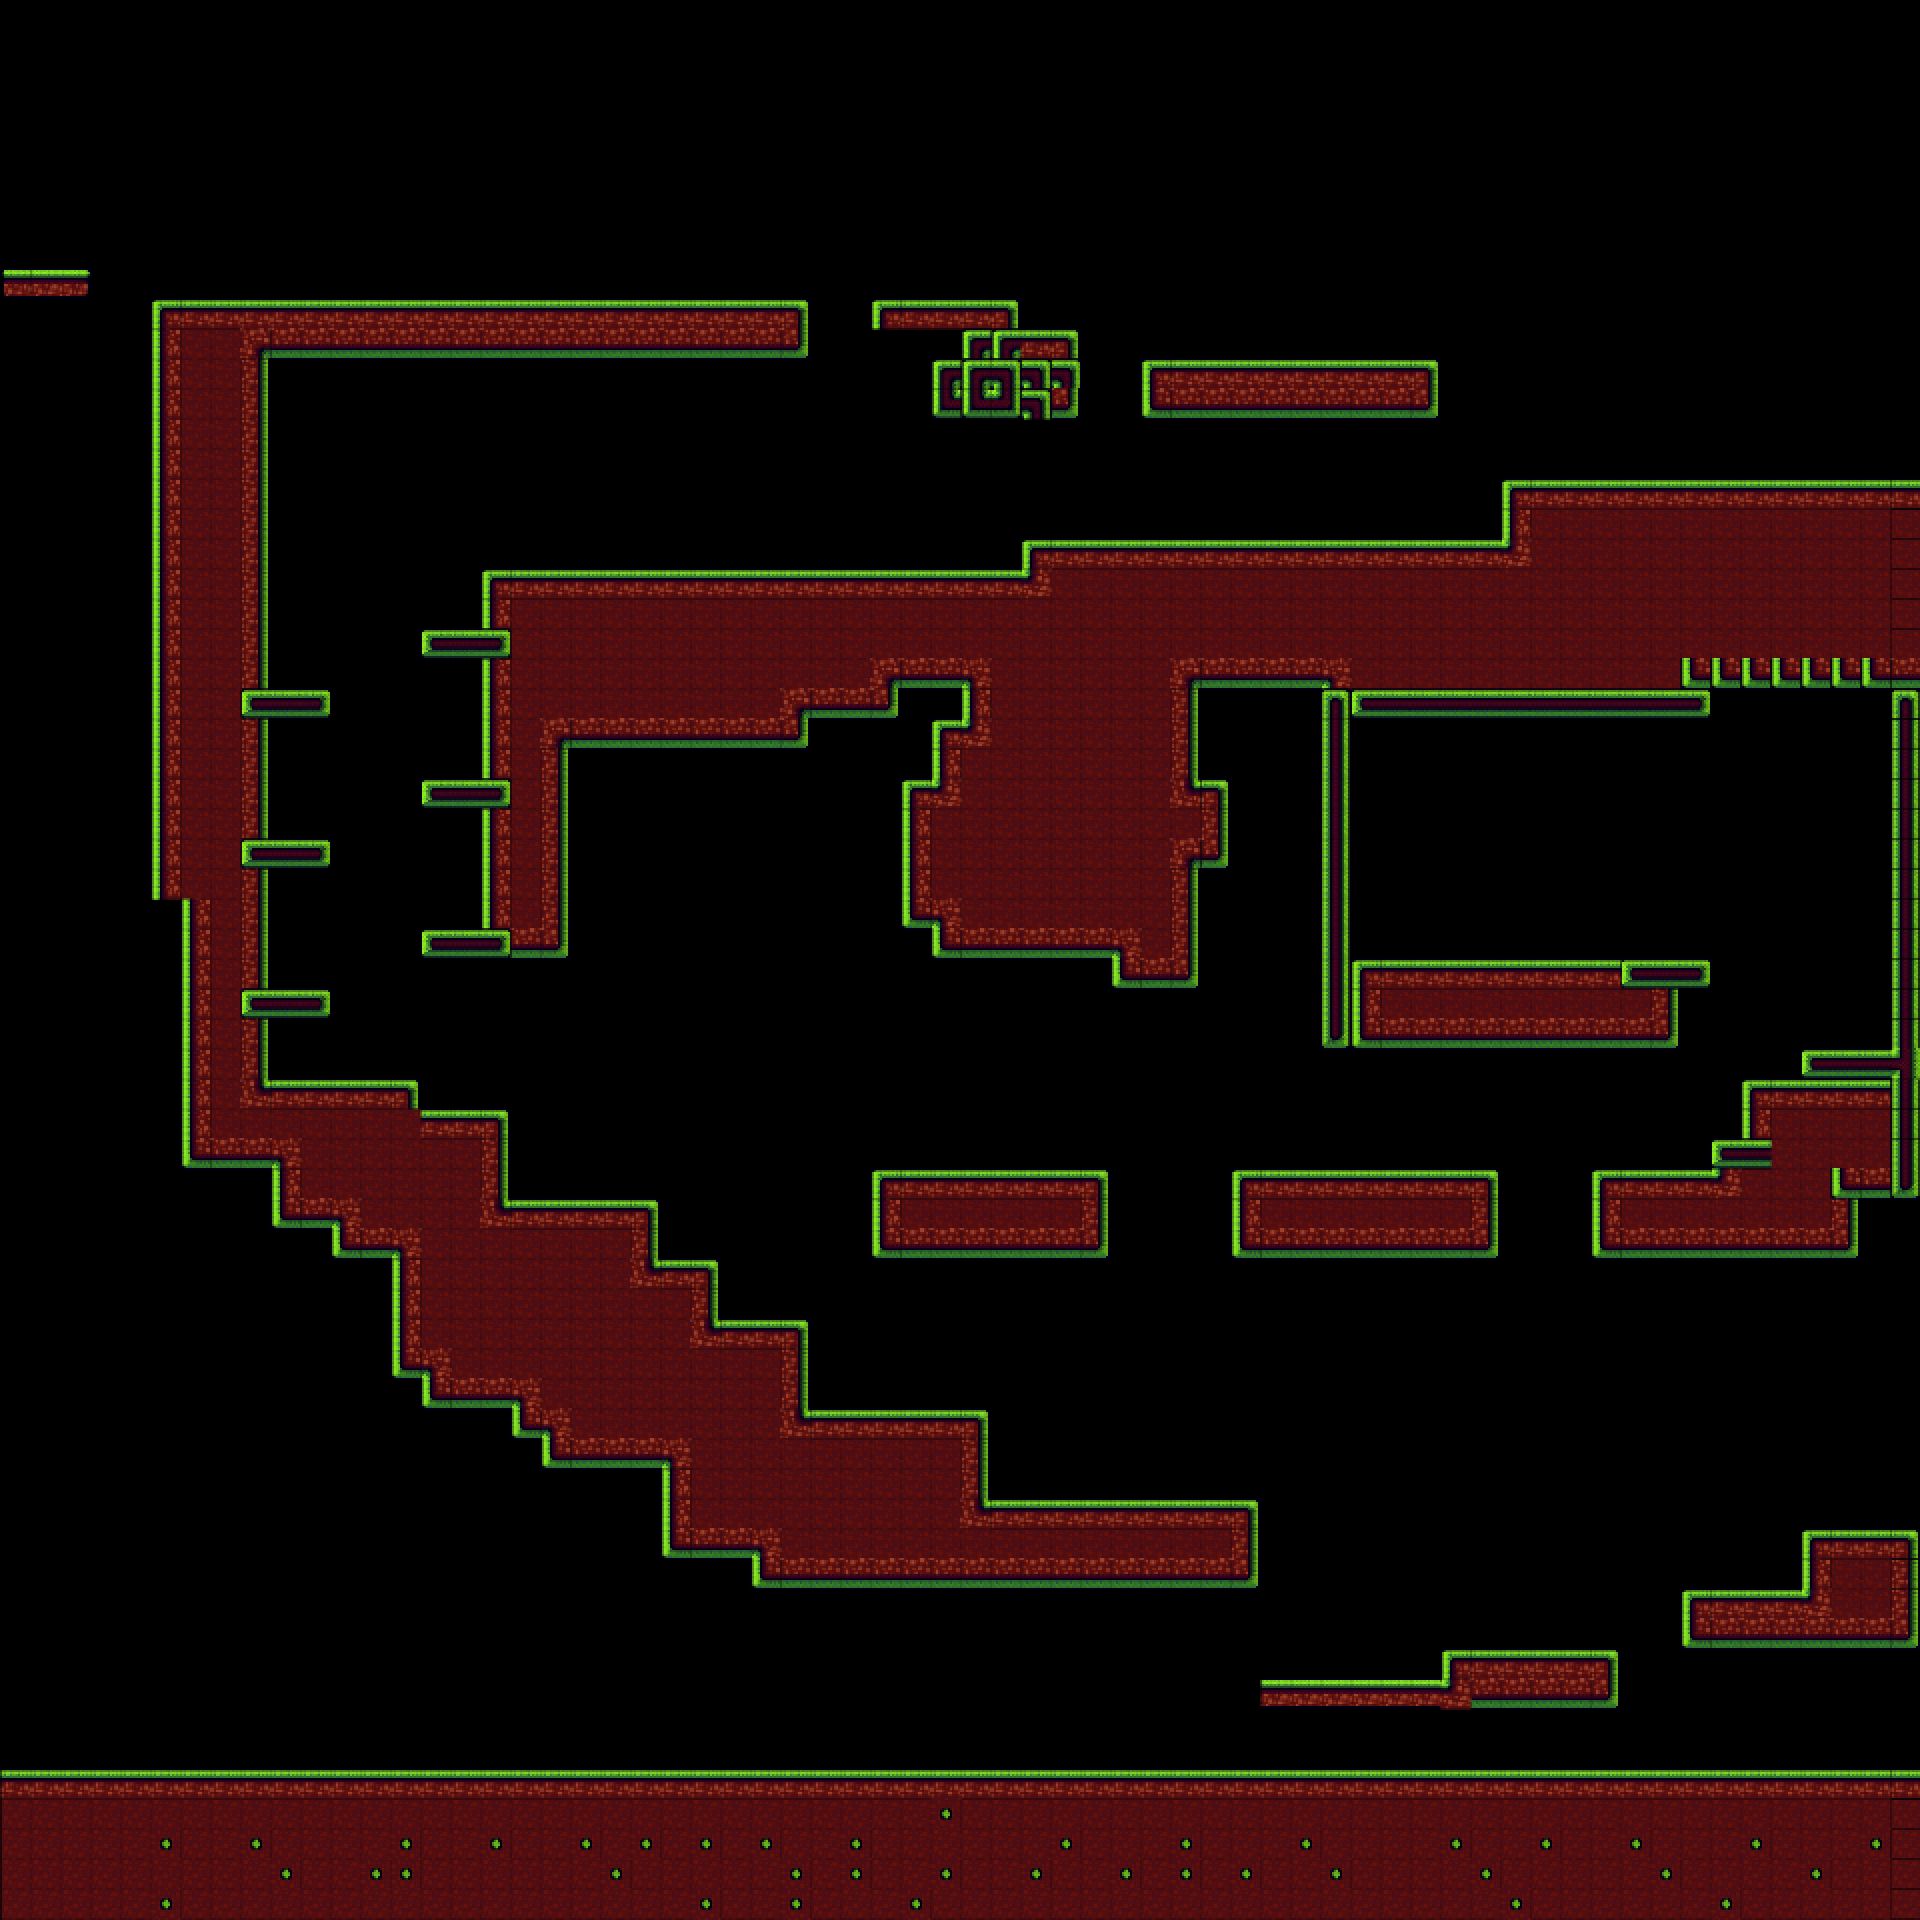

A level layout from a 2D game, rendered from its tile map. Below: a short description, then the map file with tile-grid data replaced by summaries:
An orthogonal 64x64 tile map with 30x30 px tiles, 1 tile layer (ground_platform).

<map version="1.9" tiledversion="1.9.2" orientation="orthogonal" renderorder="right-down" width="64" height="64" tilewidth="30" tileheight="30" infinite="0" nextlayerid="3" nextobjectid="1">
 <tileset firstgid="1" source="Tilemap.tsx" />
 <layer id="1" name="ground_platform" width="64" height="64">
  <data>[4096 cells, 1363 non-empty, 30 distinct tile ids]</data>
 </layer>
</map>
